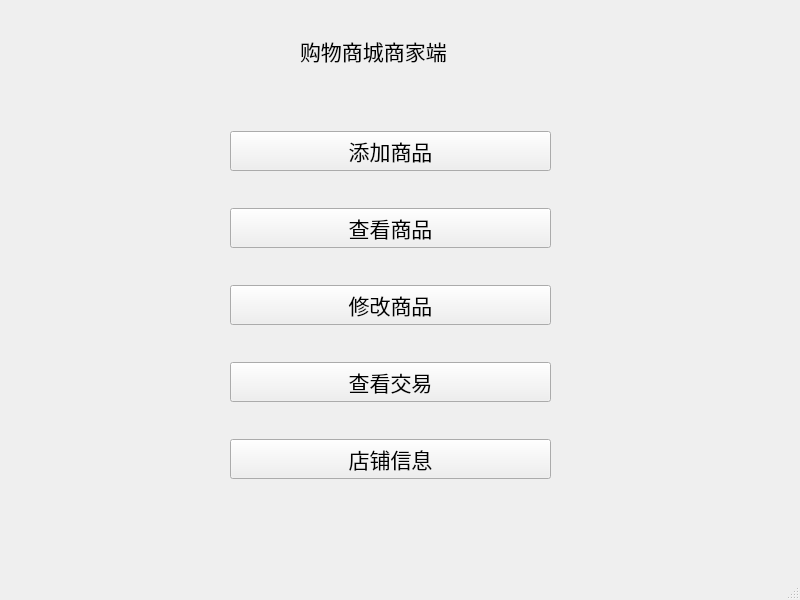
<?xml version="1.0" encoding="UTF-8"?>
<ui version="4.0">
 <class>shop_main</class>
 <widget class="QMainWindow" name="shop_main">
  <property name="geometry">
   <rect>
    <x>0</x>
    <y>0</y>
    <width>800</width>
    <height>600</height>
   </rect>
  </property>
  <property name="windowTitle">
   <string>购物商城商家端</string>
  </property>
  <widget class="QWidget" name="centralwidget">
   <widget class="QLabel" name="label">
    <property name="geometry">
     <rect>
      <x>300</x>
      <y>10</y>
      <width>201</width>
      <height>81</height>
     </rect>
    </property>
    <property name="font">
     <font>
      <pointsize>16</pointsize>
     </font>
    </property>
    <property name="text">
     <string>购物商城商家端</string>
    </property>
   </widget>
   <widget class="QWidget" name="verticalLayoutWidget">
    <property name="geometry">
     <rect>
      <x>230</x>
      <y>100</y>
      <width>321</width>
      <height>411</height>
     </rect>
    </property>
    <layout class="QVBoxLayout" name="verticalLayout">
     <item>
      <widget class="QPushButton" name="add_goods">
       <property name="font">
        <font>
         <pointsize>16</pointsize>
        </font>
       </property>
       <property name="text">
        <string>添加商品</string>
       </property>
      </widget>
     </item>
     <item>
      <widget class="QPushButton" name="view_goods">
       <property name="font">
        <font>
         <pointsize>16</pointsize>
        </font>
       </property>
       <property name="text">
        <string>查看商品</string>
       </property>
      </widget>
     </item>
     <item>
      <widget class="QPushButton" name="change_goods">
       <property name="font">
        <font>
         <pointsize>16</pointsize>
        </font>
       </property>
       <property name="text">
        <string>修改商品</string>
       </property>
      </widget>
     </item>
     <item>
      <widget class="QPushButton" name="view_trade">
       <property name="font">
        <font>
         <pointsize>16</pointsize>
        </font>
       </property>
       <property name="text">
        <string>查看交易</string>
       </property>
      </widget>
     </item>
     <item>
      <widget class="QPushButton" name="shop_info">
       <property name="font">
        <font>
         <pointsize>16</pointsize>
        </font>
       </property>
       <property name="text">
        <string>店铺信息</string>
       </property>
      </widget>
     </item>
    </layout>
   </widget>
  </widget>
  <widget class="QMenuBar" name="menubar">
   <property name="geometry">
    <rect>
     <x>0</x>
     <y>0</y>
     <width>800</width>
     <height>26</height>
    </rect>
   </property>
  </widget>
  <widget class="QStatusBar" name="statusbar"/>
 </widget>
 <resources/>
 <connections/>
</ui>
